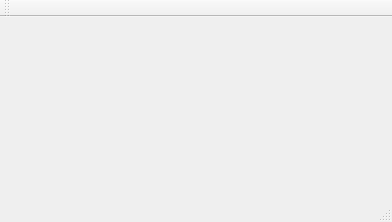
<?xml version="1.0" encoding="UTF-8"?>
<ui version="4.0">
 <class>MainWindow</class>
 <widget class="QMainWindow" name="MainWindow">
  <property name="geometry">
   <rect>
    <x>0</x>
    <y>0</y>
    <width>392</width>
    <height>222</height>
   </rect>
  </property>
  <property name="windowTitle">
   <string>MainWindow</string>
  </property>
  <widget class="QWidget" name="centralWidget"/>
  <widget class="QMenuBar" name="menuBar">
   <property name="geometry">
    <rect>
     <x>0</x>
     <y>0</y>
     <width>392</width>
     <height>21</height>
    </rect>
   </property>
  </widget>
  <widget class="QToolBar" name="mainToolBar">
   <attribute name="toolBarArea">
    <enum>TopToolBarArea</enum>
   </attribute>
   <attribute name="toolBarBreak">
    <bool>false</bool>
   </attribute>
  </widget>
  <widget class="QStatusBar" name="statusBar"/>
 </widget>
 <layoutdefault spacing="6" margin="11"/>
 <resources/>
 <connections/>
</ui>
